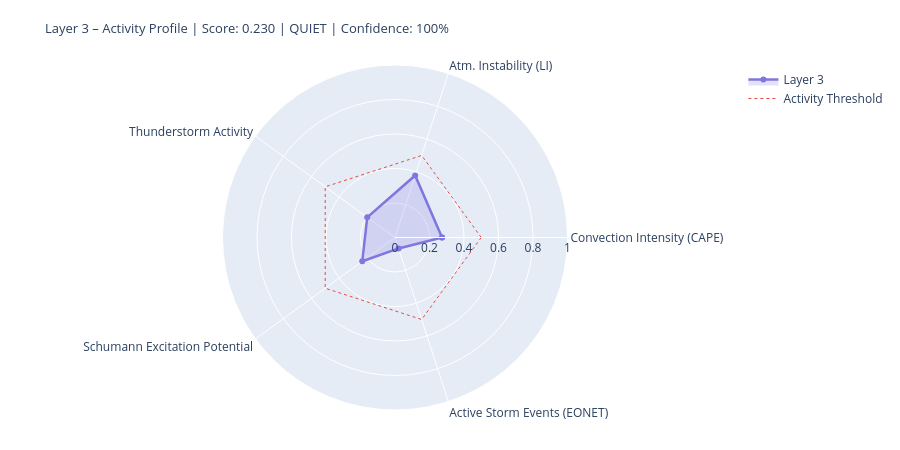

Notebook code cell kept with this figure:
### Markdown cell above
---
## 4. State Assessment & Handoff to Layer 4/5

### Code cell
# ============================================================
# LAYER-3-SCORE
# Five dynamic components
# ============================================================

def norm(v, lo, hi):
    if v is None or (isinstance(v, float) and math.isnan(v)): return None
    return round(max(0.0, min(1.0, (v - lo) / (hi - lo))), 4)

# --- 1) Convection intensity (global CAPE mean) ---
cape_mean = df_atm['cape'].dropna().mean() if not df_atm.empty else None
conv_score = norm(cape_mean, 0, 3000)
conv_src   = 'primary' if cape_mean is not None else 'missing'

# --- 2) Atmospheric instability (LI mean) ---
li_mean   = df_atm['li'].dropna().mean() if not df_atm.empty else None
# Negative LI = unstable → higher score
instab_score = norm(-li_mean if li_mean is not None else None, -6, 6)
instab_src   = 'primary' if li_mean is not None else 'missing'

# --- 3) Thunderstorm activity (mean thunder score + WMO count) ---
thunder_mean = df_atm['thunder_score'].mean() if not df_atm.empty else None
n_thunder    = int(df_atm['thunderstorm'].sum()) if not df_atm.empty else 0
thunder_score_val = norm(
    (thunder_mean or 0) * 0.7 + n_thunder * 0.1, 0, 1.0
) if thunder_mean is not None else None
thunder_src = 'primary'

# --- 4) Schumann excitation potential (weighted Schumann contribution) ---
schumann_pot = df_atm['schumann_contribution'].mean() if not df_atm.empty else None
# Boosted by Layer-2 thunderstorm trigger
if schumann_pot is not None and l2_thunder:
    schumann_pot = min(1.0, schumann_pot * 1.2)
schumann_score = norm(schumann_pot, 0, 1.0) if schumann_pot is not None else None
schumann_src   = 'derived'

# --- 5) Storm activity (NASA EONET) ---
# Distinction: None = data not loaded, 0.0 = loaded but no events
storm_score = None
storm_src   = 'missing'
if raw.get('storms') is not None:          # API reached successfully
    storm_score = norm(len(storm_events), 0, 30) if storm_events else 0.0
    storm_src   = 'primary'

# X-Ray and Kp: context only, not in dynamic score
# (X-Ray = Layer-0/4 driver; Kp = geomagnetic index, not a lightning proxy)
xray_context = None
if raw.get('xray'):
    df_xc = pd.DataFrame(raw['xray'])
    fc = next((c for c in df_xc.columns
               if any(k in c.lower() for k in ['flux','long']) and 'time' not in c.lower()),
              df_xc.columns[1])
    df_xc[fc] = pd.to_numeric(df_xc[fc], errors='coerce')
    xray_last = df_xc[fc].dropna().iloc[-1] if not df_xc[fc].dropna().empty else None
    if xray_last:
        xray_class = ('X' if xray_last>=1e-4 else 'M' if xray_last>=1e-5
                      else 'C' if xray_last>=1e-6 else 'B')
        xray_context = {'flux': float(xray_last), 'class': xray_class}
        print(f'X-Ray context: {xray_class}-class ({xray_last:.2e} W/m²)')

# --- Aggregate ---
COMPONENTS = {
    'Convection Intensity (CAPE)':  {'score': conv_score,       'source': conv_src,    'dynamic': True},
    'Atm. Instability (LI)':         {'score': instab_score,     'source': instab_src,  'dynamic': True},
    'Thunderstorm Activity':              {'score': thunder_score_val, 'source': thunder_src, 'dynamic': True},
    'Schumann Excitation Potential':   {'score': schumann_score,   'source': schumann_src,'dynamic': True},
    'Active Storm Events (EONET)': {'score': storm_score,      'source': storm_src,   'dynamic': True},
}

available   = {k: v['score'] for k, v in COMPONENTS.items() if v['score'] is not None}
unavailable = [k for k, v in COMPONENTS.items() if v['score'] is None]
layer3_score = round(sum(available.values()) / len(available), 4) if available else None
confidence   = round(len(available) / len(COMPONENTS), 2)
level = ('unknown' if layer3_score is None
         else 'quiet'   if layer3_score < 0.3
         else 'moderate' if layer3_score < 0.6
         else 'active')
dominant_l3 = max(available, key=available.get) if available else 'none'

# --- Ausgabe ---
W = 68
print('=' * W)
print('LAYER 3 – ATMOSPHERE / WEATHER / THUNDERSTORMS – STATE ASSESSMENT')
print('=' * W)
for name, comp in COMPONENTS.items():
    s = comp['score']
    if s is not None:
        bar = '█' * int(s * 20) + '░' * (20 - int(s * 20))
        print(f'  {name:<36} {bar}  {s:.3f}  [{comp["source"]}]')
    else:
        print(f'  {name:<36} {"─" * 20}  n/a   [missing]')
print('-' * W)
print(f'  Score:        {layer3_score:.3f}  ({len(available)}/{len(COMPONENTS)} components)')
print(f'  Confidence:   {confidence:.0%}')
print(f'  Level:        {level.upper()}')
print(f'  Dominant:     {dominant_l3}')
print(f'  CAPE mean:    {cape_mean:.0f} J/kg' if cape_mean else '  CAPE mean:    n/a')
print(f'  LI mean:      {li_mean:.1f} K' if li_mean is not None else '  LI mean:      n/a')
print(f'  Thunderstorms:{n_thunder} points (WMO)  +  {len(storm_events)} NASA EONET')
print('=' * W)

# Radar
cats   = list(available.keys())
vals_r = list(available.values())
if len(cats) >= 3:
    fig = go.Figure()
    fig.add_trace(go.Scatterpolar(
        r=vals_r + [vals_r[0]], theta=cats + [cats[0]],
        fill='toself', fillcolor='rgba(127,119,221,0.22)',
        line=dict(color='#7F77DD', width=2.5), name='Layer 3'
    ))
    fig.add_trace(go.Scatterpolar(
        r=[0.5] * (len(cats)+1), theta=cats + [cats[0]],
        line=dict(color='#E24B4A', dash='dot', width=1),
        mode='lines', name='Activity Threshold'
    ))
    fig.update_layout(
        title=dict(
            text=f'Layer 3 – Activity Profile | Score: {layer3_score:.3f} | {level.upper()} | Confidence: {confidence:.0%}',
            font=dict(size=13)
        ),
        polar=dict(radialaxis=dict(visible=True, range=[0, 1])),
        height=450, showlegend=True,
        margin=dict(l=60, r=60, t=65, b=40)
    )
    fig.show()

### Figure 1 — Plotly figure (JSON) as saved in the notebook; plotly's stock layout.template omitted (floating-point values rounded to 4 significant figures)
{"data": [{"fill": "toself", "fillcolor": "rgba(127,119,221,0.22)", "line": {"color": "#7F77DD", "width": 2.5}, "name": "Layer 3", "r": [0.2727, 0.3783, 0.1989, 0.2346, 0.0667, 0.2727], "theta": ["Convection Intensity (CAPE)", "Atm. Instability (LI)", "Thunderstorm Activity", "Schumann Excitation Potential", "Active Storm Events (EONET)", "Convection Intensity (CAPE)"], "type": "scatterpolar"}, {"line": {"color": "#E24B4A", "dash": "dot", "width": 1}, "mode": "lines", "name": "Activity Threshold", "r": [0.5, 0.5, 0.5, 0.5, 0.5, 0.5], "theta": ["Convection Intensity (CAPE)", "Atm. Instability (LI)", "Thunderstorm Activity", "Schumann Excitation Potential", "Active Storm Events (EONET)", "Convection Intensity (CAPE)"], "type": "scatterpolar"}], "layout": {"height": 450, "margin": {"b": 40, "l": 60, "r": 60, "t": 65}, "polar": {"radialaxis": {"range": [0, 1], "visible": true}}, "showlegend": true, "title": {"font": {"size": 13}, "text": "Layer 3 – Activity Profile | Score: 0.230 | QUIET | Confidence: 100%"}}}
